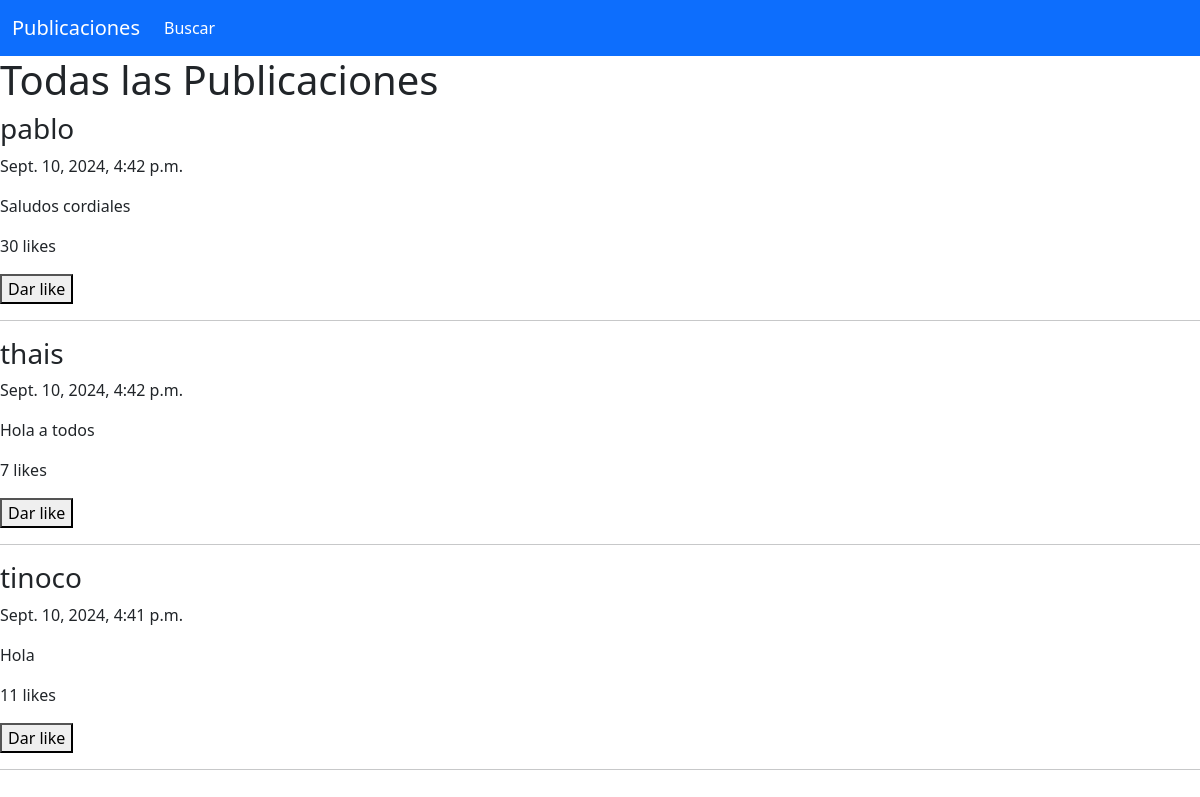
The page / on the database its author committed.
### people/models.py (models this page shows)
class Publication(models.Model):
    username = models.CharField(max_length=20)
    content = models.CharField(max_length=140)
    timestamp = models.DateTimeField(auto_now_add=True)
    likes = models.PositiveIntegerField(default=0)
    class Meta:
        ordering = ["-timestamp"]
        indexes = [
            models.Index(fields=["-timestamp"])
        ]

### people/views.py (the view)
# urls.py: path("", index, name="index"),
def index(request):
    publicaciones = Publication.objects.all()
    return render(request, "people/index.html", {"publicaciones": publicaciones})

### people/templates/people/index.html (shortened to what this page needs)
{% extends "base.html" %}
{% load static %}
{% block content %}
    <h1> Todas las Publicaciones </h1>
    <div class="publicaciones">
        {% for publicacion in publicaciones %}
        <div class="publicacion">
            <h3>{{ publicacion.username }}</h3>
            <p>{{publicacion.timestamp}}</p>
            <p>{{publicacion.content}}</p>
            <p id="likes">{{publicacion.likes}} likes</p>
            <button id="likeBtn"> Dar like </button>
            <hr>
        </div>
        {% empty %}
        <h2> No hay publicaciones </h2>
        {% endfor %}
    </div>
{% endblock %}

### people/templates/base.html (shortened to what this page needs)
<!doctype html>
<html lang="en">
<head>
    <link href="https://cdn.jsdelivr.net/npm/bootstrap@5.3.3/dist/css/bootstrap.min.css" rel="stylesheet">
</head>
<body>
<nav class="navbar navbar-expand-lg bg-primary" data-bs-theme="dark">
  <div class="container-fluid">
    <a class="navbar-brand" href="{% url 'index' %}">Publicaciones</a>
    <div class="collapse navbar-collapse" id="navbarColor01">
      <ul class="navbar-nav me-auto">
        <li class="nav-item">
          <a class="nav-link active" href="">Buscar
          </a>
        </li>
      </ul>
    </div>
  </div>
</nav>
{% block content %}
{% endblock %}
</body>
</html>

### rows shown on the page
Publication: username "pablo", timestamp "Sept. 10, 2024, 4:42 p.m.", content "Saludos cordiales", likes "30"
Publication: username "thais", timestamp "Sept. 10, 2024, 4:42 p.m.", content "Hola a todos", likes "7"
Publication: username "tinoco", timestamp "Sept. 10, 2024, 4:41 p.m.", content "Hola", likes "11"
